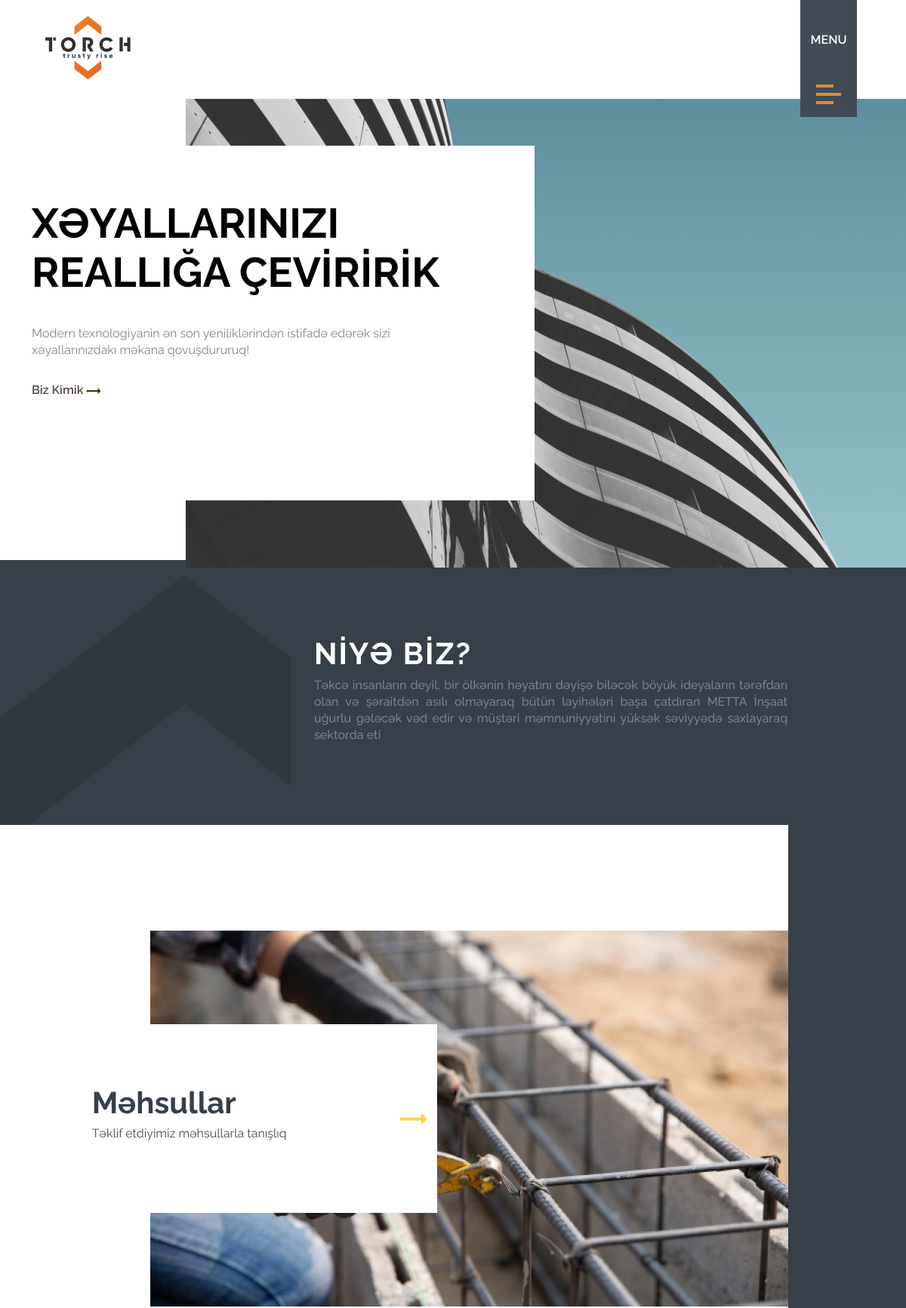
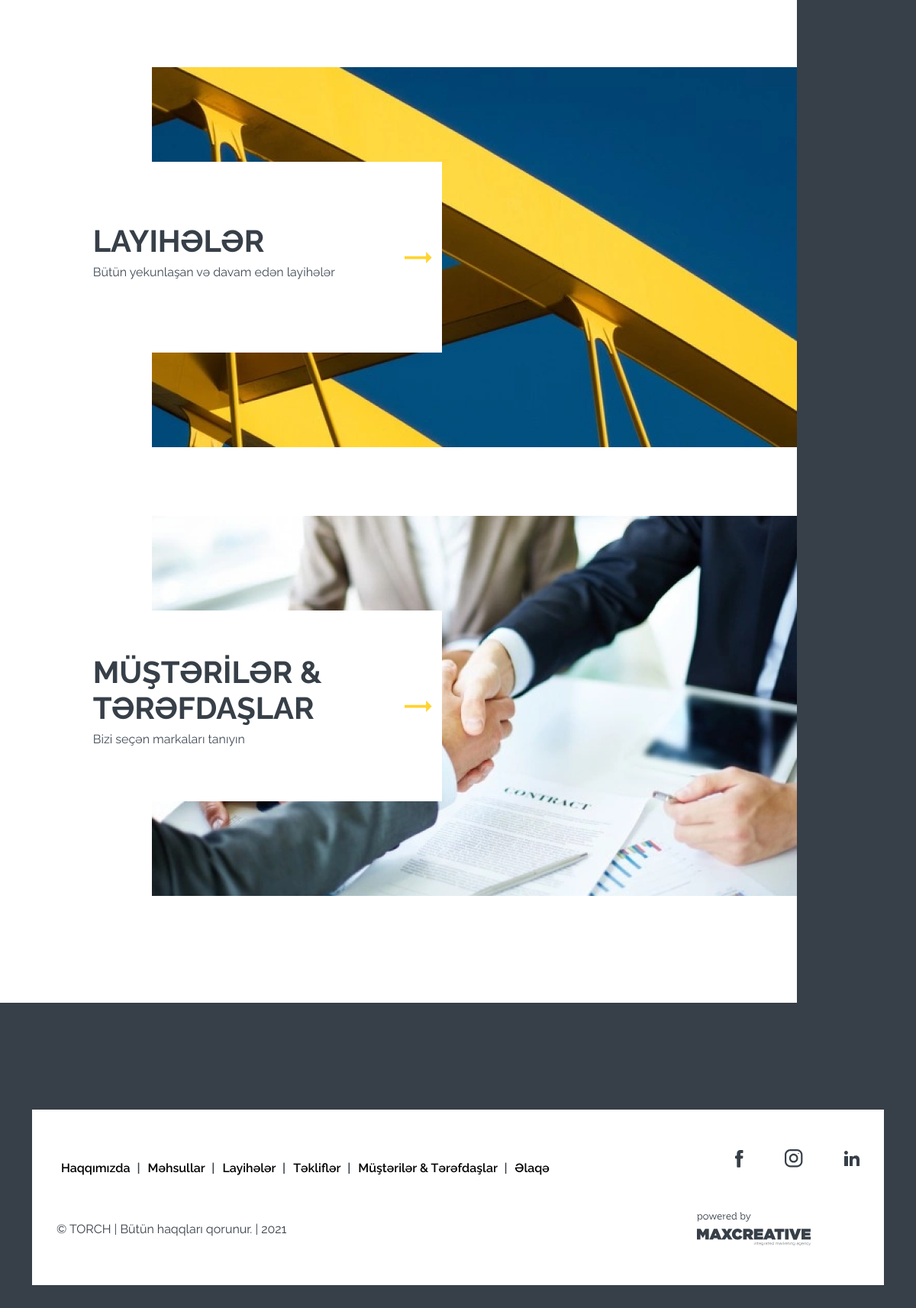
The page / on the database its author committed (2 pictures, top to bottom).
### home/models.py (models this page shows, shortened)
class General(models.Model):
    logo = models.FileField()
    logo_white = models.FileField()
    meta_title = models.CharField(max_length=255)
    meta_description = models.CharField(max_length=255)
    meta_keywords = models.CharField(max_length=255)
    favicon = models.FileField()
    copyright = models.CharField(max_length=255)
    powered_by_logo = models.FileField()
    powered_by_url = models.CharField(max_length=255)
    email = models.CharField(max_length=255)
    phone = models.CharField(max_length=255)
    address = models.CharField(max_length=255)
    map_embed = models.CharField(max_length=1000)
    map_url = models.CharField(max_length=1000)
    sirketimiz = models.TextField()
    our_mission = models.TextField()
    deyerlerimiz = models.TextField()
    korporativ_medeniyyet = models.TextField()
    sirketimiz_title_text = models.CharField(max_length=255)
    our_mission_title_text = models.CharField(max_length=255)
    deyerlerimiz_title_text = models.CharField(max_length=255)
    korporativ_medeniyyet_title_text = models.CharField(max_length=255)
    class Meta:
        verbose_name = 'Ümumi məlumatlar'
        verbose_name_plural = verbose_name

class Social(models.Model):
    icon = models.FileField()
    icon_font_tag = models.CharField(max_length=255)
    url = models.CharField(max_length=255)
    name = models.CharField(max_length=255)
    class Meta:
        verbose_name = 'Sosial Media Linkləri'
        verbose_name_plural = verbose_name

### statik/models.py (models this page shows, shortened)
class Home(models.Model):
    cover_title = models.CharField(max_length=255)
    cover_description = models.CharField(max_length=255)
    cover_image = models.ImageField()
    niye_biz_title = models.CharField(max_length=255)
    niye_biz_description = models.CharField(max_length=255)
    mehsullar_title = models.CharField(max_length=255)
    mehsullar_description = models.CharField(max_length=255)
    mehsullar_image = models.ImageField()
    layiheler_title = models.CharField(max_length=255)
    layiheler_description = models.CharField(max_length=255)
    layiheler_image = models.ImageField()
    musteriler_title = models.CharField(max_length=255)
    musteriler_description = models.CharField(max_length=255)
    musteriler_image = models.ImageField()
    class Meta:
        verbose_name = 'Ana Səhifə'
        verbose_name_plural = verbose_name

### home/views.py (the view)
# urls.py: path('', home_views.index, name="index"),
def index(request):
    general = General.objects.all()[0]
    social = Social.objects.all()
    home_statik = Home.objects.all()[0]
    context = {
        'general': general,
        'social': social,
        'home_statik': home_statik,
    }
    return render(request, 'index.html', context)

### templates/index.html (shortened to what this page needs)
{% load static %}
<!DOCTYPE html>
<html lang="en">
<head>
    <link href="https://cdn.jsdelivr.net/npm/bootstrap@5.1.3/dist/css/bootstrap.min.css" rel="stylesheet">
    <link rel="stylesheet" href="https://cdnjs.cloudflare.com/ajax/libs/font-awesome/6.0.0-beta3/css/all.min.css">
    <link rel="stylesheet" href="{% static 'css/style.css'%}">
    <link rel="stylesheet" href="{% static 'css/responsive.css'%}">
</head>
<body>
    <header>
        <nav>
            <a href="{% url 'index'%}">
                <div class="logo">
                    <img src="{{general.logo.url}}" alt="">
                   </div>
            </a>
            <div class="burger-menu menu-bar">
                <div class="menu-main">MENU</div>
                <div class="lines">
                    <div class="line line1"></div>
                    <div class="line line2"></div>
                    <div class="line line1"></div>
                </div>
            </div>
        </nav>
    </header>
    <main>
        <div class="container">
            <div class="main-content">
                <div class="main-text-area">
                    <h1>{{home_statik.cover_title}}</h1>
                    <p>{{home_statik.cover_description}}</p>
                    <a href="{% url 'about' %}">
                        <div class="who-we-are">
                            Biz Kimik <span><img src="{% static 'svg/arrow.svg'%}" alt=""></span>
                        </div>
                    </a>
                 </div>
                 <div class="img-area">
                     <img src="{{home_statik.cover_image.url}}" alt="">
                 </div>
            </div>
        </div>
    </main>
    <section class="why-us">
        <div class="transparancy-object">
            <img src="{% static 'svg/Vector.svg'%}" alt="">
        </div>
        <div class="why-us-content">
            <h1>{{home_statik.niye_biz_title}}</h1>
            <p>{{home_statik.niye_biz_description}}</p>
        </div>
    </section>
    <section class="page-content">
        <div class="page-content-main">
            <div class="all-content">
                <div class="content">
                    <div class="content-text">
                        <a href="{% url 'categories' %}">
                            <div class="content-position">
                                <div class="content-title" style=" width: 323px; ">
                                    <h1>{{home_statik.mehsullar_title | safe}}</h1>
                                    <p>{{home_statik.mehsullar_description}}</p>
                                </div>
                                <div class="foward-arrow">
                                    <img src="{% static 'svg/yellow-arrow.svg'%}" alt="">
                                </div>
                            </div>
                        </a>
                    </div>
                    <div class="services-img">
                        <img src="{{home_statik.mehsullar_image.url}}" alt="">
                    </div>
                </div>
                <div class="content">
                    <div class="content-text">
                        <a href="{% url 'projects' %}">
                            <div class="content-position">
                                <div class="content-title" style=" width: 323px; ">
                                    <h1>{{home_statik.layiheler_title}}</h1>
                                    <p>{{home_statik.layiheler_description}}</p>
                                </div>
                                <div class="foward-arrow">
                                    <img src="{% static 'svg/yellow-arrow.svg'%}" alt="">
                                </div>
                            </div>
                        </a>
                    </div>
                    <div class="services-img">
                        <img src="{{home_statik.layiheler_image.url}}" alt="">
                    </div>
                </div>
                <div class="content">
                    <div class="content-text">
                        <a href="{% url 'clients' %}">
                            <div class="content-position">
                                <div class="content-title" style=" width: 323px; ">
                                    <h1>{{home_statik.musteriler_title}}</h1>
                                    <p>{{home_statik.musteriler_description}}</p>
                                </div>
                                <div class="foward-arrow">
                                    <img src="{% static 'svg/yellow-arrow.svg'%}" alt="">
                                </div>
                            </div>
                        </a>
                    </div>
                    <div class="services-img">
                        <img src="{{home_statik.musteriler_image.url}}" alt="">
                    </div>
                </div>
            </div>
        </div>
    </section>
    <footer>
        <div class="footer-width">
            <div class="container">
                <div class="footer-content">
                    <div class="footer-address">
<div class="address">
                         <p><a href="{% url 'about'%}" style=" color: black; margin-right: 5px; margin-left: 6px; ">Haqqımızda </a> |  <a href="{% url 'categories'%}" style=" color: black; margin-right: 5px; margin-left: 6px; ">Məhsullar  </a>|  <a href="{% url 'projects'%}" style=" color: black; margin-right: 5px; margin-left: 6px; ">Layihələr  </a>|  <a href="{% url 'offers'%}" style=" color: black; margin-right: 5px; margin-left: 6px; ">Təkliflər  </a>| <a href="{% url 'clients'%}" style=" color: black; margin-right: 5px; margin-left: 6px; "> Müştərilər & Tərəfdaşlar </a> | <a href="{% url 'contact'%}" style=" color: black; margin-right: 5px; margin-left: 6px; "> Əlaqə</a></p>
                        </div>
                        <div class="copyright">
                            {{general.copyright}}
                        </div>
                    </div>
                    <div class="footer-socials">
                        <div class="socials">
                            {%for s in social%}
                            <a href="{{s.url}}" target="_blank"><img src="{{s.icon.url}}" alt=""></a>
                            {% endfor %}
                        </div>
                        <div class="powered-by">
						<a href="{{general.powered_by_url}}" target="_blank">
                            <img src="{{general.powered_by_logo.url}}" alt=""></a>
                        </div>
                    </div>
                </div>
            </div>
        </div>
    </footer>
</body>
</html>

### static/css/style.css (style rules this page uses)
:root { --main-font: 'Raleway'; --main-color: #EA8823; --bg-color: #373F48; --text-color: #373F48; --secondary-text-color: #414A55; }
* { margin: 0; padding: 0; box-sizing: border-box; font-family: var(--main-font); }
a { text-decoration: none; }
header { width: 100%; }
nav { width: 90%; margin: auto; display: flex; justify-content: space-between; align-items: center; }
.logo img { width: 113px; padding-top: 15px; }
.burger-menu { position: fixed; right: 65px; top: 0; width: 75px; height: 155px; background-color: #414A55; color: #fff; display: flex; flex-wrap: wrap; align-items: end; justify-content: center; text-align: center; z-index: 999; transition: all .5s ease-in; cursor: pointer; }
.burger-menu .menu-main { flex: 0 0 100%; font-weight: 600; font-size: 16px; line-height: 19px; }
.lines { padding-bottom: 10px; }
.line { background-color: var(--main-color); height: 4px; margin: 7px 0; }
.line1 { width: 23px; transition: all .3s ease-in; }
.line2 { width: 33px; }
.menu-bar { cursor: pointer; z-index: 999999; }
main { height: 634px; }
.main-content { display: flex; }
.main-text-area { position: relative; top: 85px; z-index: 999; background-color: #fff; width: 666px; height: 470px; }
.main-text-area h1 { font-weight: bold; font-size: 55px; line-height: 65px; color: #000000; margin-top: 70px; }
.main-text-area p { font-weight: normal; font-size: 16px; line-height: 22px; color: #8D8180; width: 80%; margin: 0; padding: 30px 0; }
.main-text-area a { color: #534847; text-decoration: none; font-weight: 600; font-size: 16px; line-height: 24px; }
.img-area { position: absolute; right: 0; top: 131px; }
.why-us { background-color: var(--bg-color); display: flex; overflow: hidden; }
.why-us-content { top: 100px; position: relative; }
.why-us-content h1 { color: #fff; font-weight: bold; font-size: 40px; line-height: 47px; letter-spacing: 0.05em; }
.why-us-content p { color: #7A838C; font-weight: 500; font-size: 16px; line-height: 22px; text-align: justify; width: 80%; }
.transparancy-object img { position: relative; left: -31px; }
.page-content { background-color: var(--bg-color); }
.page-content-main { width: 87%; background-color: #fff; position: relative; top: -110px; }
.all-content { padding: 95px 0; }
.content { display: flex; justify-content: right; align-items: center; padding: 45px 0; }
.content-position { display: flex; width: 530px; justify-content: space-around; align-items: center; }
.content-text { position: relative; right: -380px; height: 250px; background-color: #fff; width: 500px; display: flex; align-items: center; justify-content: space-around; transition: all 0.5s ease-in-out; }
.all-content .content a { color: var(--text-color); }
.all-content .content a h1 { font-weight: bold; font-size: 40px; line-height: 47px; }
.all-content .content a p { font-weight: normal; font-size: 16px; line-height: 19px; color: #414A55; }
footer { background-color: var(--bg-color); padding: 30px 0; }
.footer-content { background-color: #fff; display: flex; justify-content: space-between; height: 230px; align-items: center; padding: 0 32px; }
.address { margin-bottom: 58px; }
.address p { margin: 0; font-weight: 600; font-size: 16px; line-height: 25px; color: var(--text-color); }
.copyright { font-size: 16px; line-height: 19px; display: flex; align-items: center; color: #373F48; }
.socials { padding-bottom: 58px; float: right; }
.socials img { padding-left: 50px; }

### rows shown on the page
General: logo (picture), copyright "© TORCH | Bütün haqqları qorunur. | 2021", powered_by_logo (picture)
Home: cover_title "XƏYALLARINIZI REALLIĞA ÇEVİRİRİK", cover_description "Modern texnologiyanin ən son yeniliklərindən istifadə edərək sizi xəyallarınızdakı məkana qovuşdururuq!", cover_image (picture), niye_biz_title "NİYƏ BİZ?", niye_biz_description "Təkcə insanların deyil, bir ölkənin həyatını dəyişə biləcək böyük ideyaların tərəfdarı olan və şəraitdən asılı olmayaraq bütün layihələri başa çatdıran METTA İnşaat uğurlu gələcək vəd edir və müştəri məmnuniyyətini yüksək səviyyədə saxlayaraq sektorda eti", mehsullar_title "Məhsullar", mehsullar_description "Təklif etdiyimiz məhsullarla tanışlıq", mehsullar_image (picture), layiheler_title "LAYIHƏLƏR", layiheler_description "Bütün yekunlaşan və davam edən layihələr", layiheler_image (picture), musteriler_title "MÜŞTƏRİLƏR & TƏRƏFDAŞLAR", musteriler_description "Bizi seçən markaları tanıyın", musteriler_image (picture)
Social: icon (picture)
Social: icon (picture)
Social: icon (picture)
